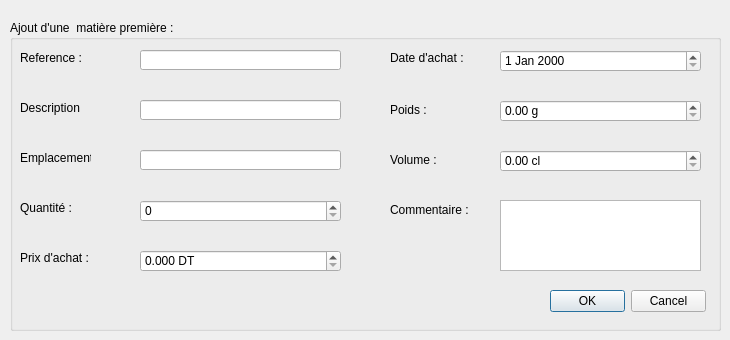
     <widget class="QWidget" name="page_AjoutMP">
      <widget class="QGroupBox" name="groupBox_10">
       <property name="geometry">
        <rect>
         <x>10</x>
         <y>20</y>
         <width>711</width>
         <height>311</height>
        </rect>
       </property>
       <property name="title">
        <string>Ajout d'une  matière première :</string>
       </property>
       <widget class="QLabel" name="label_39">
        <property name="geometry">
         <rect>
          <x>10</x>
          <y>30</y>
          <width>81</width>
          <height>16</height>
         </rect>
        </property>
        <property name="text">
         <string>Reference :</string>
        </property>
       </widget>
       <widget class="QLabel" name="label_40">
        <property name="geometry">
         <rect>
          <x>10</x>
          <y>180</y>
          <width>61</width>
          <height>16</height>
         </rect>
        </property>
        <property name="text">
         <string>Quantité :</string>
        </property>
       </widget>
       <widget class="QLabel" name="label_41">
        <property name="geometry">
         <rect>
          <x>10</x>
          <y>130</y>
          <width>71</width>
          <height>16</height>
         </rect>
        </property>
        <property name="text">
         <string>Emplacement :</string>
        </property>
       </widget>
       <widget class="QLabel" name="label_42">
        <property name="geometry">
         <rect>
          <x>10</x>
          <y>80</y>
          <width>61</width>
          <height>16</height>
         </rect>
        </property>
        <property name="text">
         <string>Description :</string>
        </property>
       </widget>
       <widget class="QLabel" name="label_43">
        <property name="geometry">
         <rect>
          <x>10</x>
          <y>230</y>
          <width>71</width>
          <height>16</height>
         </rect>
        </property>
        <property name="text">
         <string>Prix d'achat :</string>
        </property>
       </widget>
       <widget class="QLabel" name="label_44">
        <property name="geometry">
         <rect>
          <x>380</x>
          <y>30</y>
          <width>91</width>
          <height>16</height>
         </rect>
        </property>
        <property name="text">
         <string>Date d'achat :</string>
        </property>
       </widget>
       <widget class="QLineEdit" name="le_ajout_descriptionMP">
        <property name="geometry">
         <rect>
          <x>130</x>
          <y>80</y>
          <width>201</width>
          <height>20</height>
         </rect>
        </property>
       </widget>
       <widget class="QLineEdit" name="le_ajout_referenceMP">
        <property name="geometry">
         <rect>
          <x>130</x>
          <y>30</y>
          <width>201</width>
          <height>20</height>
         </rect>
        </property>
       </widget>
       <widget class="QLineEdit" name="le_ajout_emplacementMP">
        <property name="geometry">
         <rect>
          <x>130</x>
          <y>130</y>
          <width>201</width>
          <height>20</height>
         </rect>
        </property>
       </widget>
       <widget class="QLabel" name="label_45">
        <property name="geometry">
         <rect>
          <x>380</x>
          <y>80</y>
          <width>51</width>
          <height>20</height>
         </rect>
        </property>
        <property name="text">
         <string>Poids :</string>
        </property>
       </widget>
       <widget class="QLabel" name="label_46">
        <property name="geometry">
         <rect>
          <x>380</x>
          <y>130</y>
          <width>47</width>
          <height>20</height>
         </rect>
        </property>
        <property name="text">
         <string>Volume :</string>
        </property>
       </widget>
       <widget class="QLabel" name="label_47">
        <property name="geometry">
         <rect>
          <x>380</x>
          <y>180</y>
          <width>81</width>
          <height>20</height>
         </rect>
        </property>
        <property name="text">
         <string>Commentaire :</string>
        </property>
       </widget>
       <widget class="QTextEdit" name="le_ajout_commentaireMP">
        <property name="geometry">
         <rect>
          <x>490</x>
          <y>180</y>
          <width>201</width>
          <height>71</height>
         </rect>
        </property>
       </widget>
       <widget class="QDialogButtonBox" name="button_okAjoutMP">
        <property name="geometry">
         <rect>
          <x>540</x>
          <y>270</y>
          <width>156</width>
          <height>23</height>
         </rect>
        </property>
        <property name="standardButtons">
         <set>QDialogButtonBox::Cancel|QDialogButtonBox::Ok</set>
        </property>
       </widget>
       <widget class="QDateEdit" name="dateAchatMP_ajout">
        <property name="geometry">
         <rect>
          <x>490</x>
          <y>30</y>
          <width>201</width>
          <height>22</height>
         </rect>
        </property>
       </widget>
       <widget class="QSpinBox" name="sp_ajout_quantiteMP">
        <property name="geometry">
         <rect>
          <x>130</x>
          <y>180</y>
          <width>201</width>
          <height>22</height>
         </rect>
        </property>
        <property name="maximum">
         <number>9999999</number>
        </property>
       </widget>
       <widget class="QDoubleSpinBox" name="dsp_ajout_prixMP">
        <property name="geometry">
         <rect>
          <x>130</x>
          <y>230</y>
          <width>201</width>
          <height>22</height>
         </rect>
        </property>
        <property name="suffix">
         <string> DT</string>
        </property>
        <property name="decimals">
         <number>3</number>
        </property>
        <property name="maximum">
         <double>999999.989999999990687</double>
        </property>
       </widget>
       <widget class="QDoubleSpinBox" name="dsp_ajout_poidsMP">
        <property name="geometry">
         <rect>
          <x>490</x>
          <y>80</y>
          <width>201</width>
          <height>22</height>
         </rect>
        </property>
        <property name="suffix">
         <string> g</string>
        </property>
        <property name="maximum">
         <double>99999.990000000005239</double>
        </property>
       </widget>
       <widget class="QDoubleSpinBox" name="dsp_ajout_volumeMP">
        <property name="geometry">
         <rect>
          <x>490</x>
          <y>130</y>
          <width>201</width>
          <height>22</height>
         </rect>
        </property>
        <property name="suffix">
         <string> cl</string>
        </property>
        <property name="maximum">
         <double>99999.990000000005239</double>
        </property>
       </widget>
      </widget>
     </widget>
